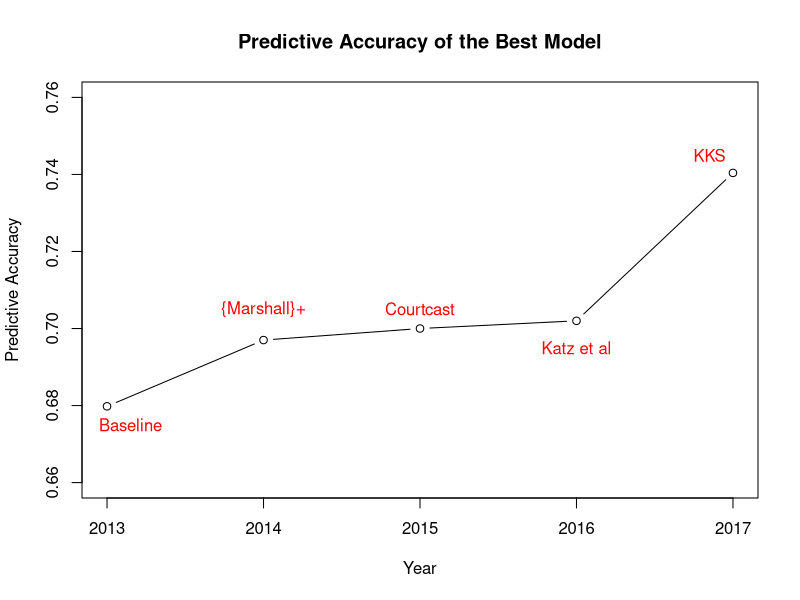

Write the R code that produced this figure.
#setwd(dirname(rstudioapi::getActiveDocumentContext()$path)) ## Sets your working directory to wherever this file is located
#setwd("..") ## Since this file should be in ./scripts, this moves you to the main replication directory

dat = rbind(c(2013, .6798),
            c(2014, .697),
            c(2015, .700),
            c(2016, .702),
            c(2017, .7404))

png("./figures/appendix_figure2.png", height=878, width=1024, units="px")
plot(dat, type="b", xlim = c(2013, 2017), ylim=c(.66, .76),
     xlab="Year", ylab = "Predictive Accuracy", main="Predictive Accuracy of the Best Model")
text(x=2013.15, y=.675, "Baseline", col="red")
text(x=2014, y=.705, "{Marshall}+", col="red")
text(x=2015, y=.705, "Courtcast", col="red")
text(x=2016, y=.695, "Katz et al", col="red")
text(x=2016.85, y=.745, "KKS", col="red")
dev.off()